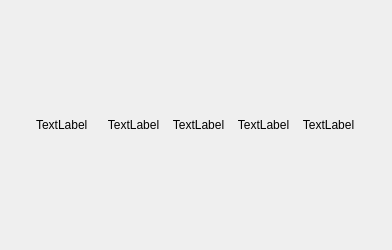
<?xml version="1.0" encoding="UTF-8"?>
<ui version="4.0">
 <class>takeopencell</class>
 <widget class="QWidget" name="takeopencell">
  <property name="geometry">
   <rect>
    <x>0</x>
    <y>0</y>
    <width>392</width>
    <height>250</height>
   </rect>
  </property>
  <property name="minimumSize">
   <size>
    <width>350</width>
    <height>250</height>
   </size>
  </property>
  <property name="maximumSize">
   <size>
    <width>392</width>
    <height>250</height>
   </size>
  </property>
  <property name="windowTitle">
   <string>Form</string>
  </property>
  <layout class="QVBoxLayout" name="verticalLayout">
   <item>
    <layout class="QHBoxLayout" name="horizontalLayout">
     <property name="spacing">
      <number>0</number>
     </property>
     <property name="leftMargin">
      <number>25</number>
     </property>
     <property name="rightMargin">
      <number>20</number>
     </property>
     <item>
      <widget class="QLabel" name="door">
       <property name="text">
        <string>TextLabel</string>
       </property>
      </widget>
     </item>
     <item>
      <widget class="QLabel" name="doorId">
       <property name="text">
        <string>TextLabel</string>
       </property>
       <property name="alignment">
        <set>Qt::AlignCenter</set>
       </property>
      </widget>
     </item>
     <item>
      <widget class="QLabel" name="doorCabinet">
       <property name="text">
        <string>TextLabel</string>
       </property>
       <property name="alignment">
        <set>Qt::AlignCenter</set>
       </property>
      </widget>
     </item>
     <item>
      <widget class="QLabel" name="doorCellId">
       <property name="text">
        <string>TextLabel</string>
       </property>
       <property name="alignment">
        <set>Qt::AlignCenter</set>
       </property>
      </widget>
     </item>
     <item>
      <widget class="QLabel" name="doorCell">
       <property name="text">
        <string>TextLabel</string>
       </property>
       <property name="alignment">
        <set>Qt::AlignCenter</set>
       </property>
      </widget>
     </item>
    </layout>
   </item>
  </layout>
 </widget>
 <resources/>
 <connections/>
</ui>
